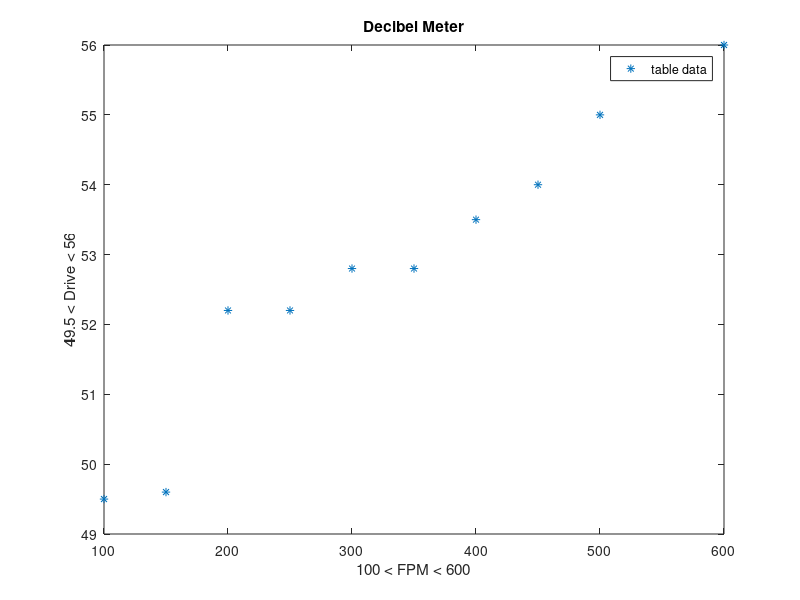

This figure's MATLAB source:
x = 100:50:600;
y = [49.5 49.6 52.2 52.2 52.8 52.8 53.5 54 55 55.6 56];
plot(x, y, '*');
xlabel('100 < FPM < 600'); % x-axis label
ylabel('49.5 < Drive < 56'); % y-axis label
legend('table data'); % Indicate what each graph is about
title('Decibel Meter'); % Title the graph

% 10th degree poly nomial fits best and all points lie on the curve

